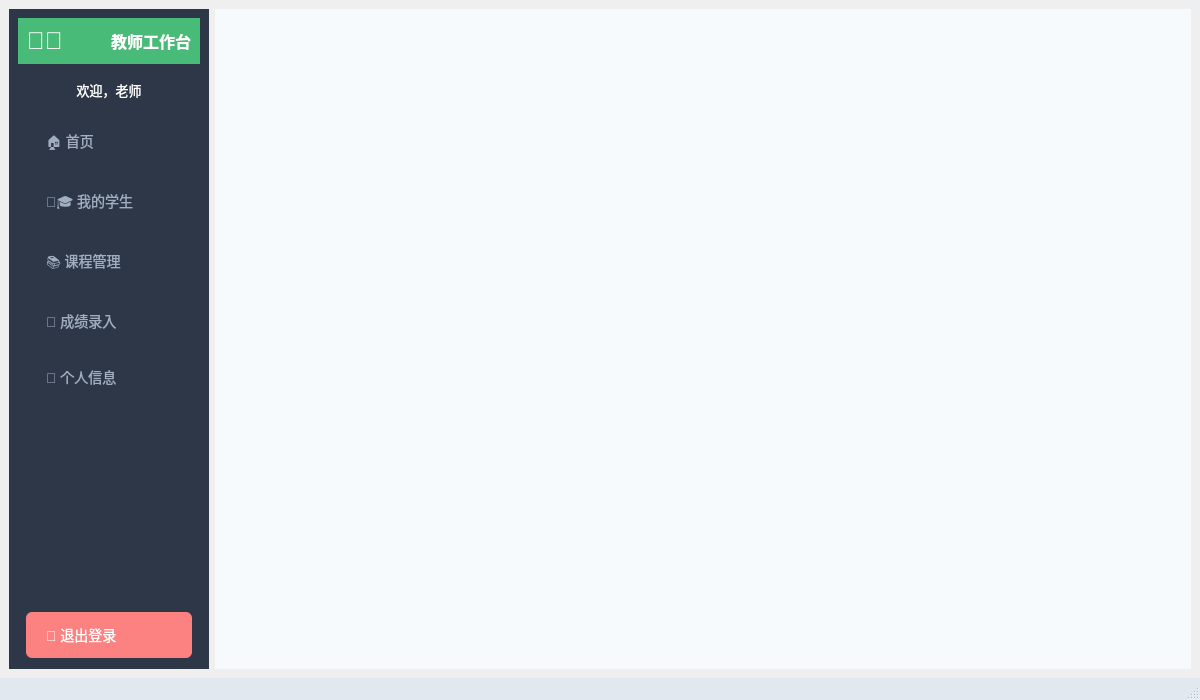
<?xml version="1.0" encoding="UTF-8"?>
<ui version="4.0">
 <class>TeacherMainWindow</class>
 <widget class="QMainWindow" name="TeacherMainWindow">
  <property name="geometry">
   <rect>
    <x>0</x>
    <y>0</y>
    <width>1200</width>
    <height>700</height>
   </rect>
  </property>
  <property name="windowTitle">
   <string>学生管理系统 - 教师端</string>
  </property>
  <widget class="QWidget" name="centralwidget">
   <layout class="QHBoxLayout" name="horizontalLayout">
    <item>
     <widget class="QFrame" name="sidebarFrame">
      <property name="minimumSize">
       <size>
        <width>200</width>
        <height>0</height>
       </size>
      </property>
      <property name="maximumSize">
       <size>
        <width>200</width>
        <height>16777215</height>
       </size>
      </property>
      <property name="styleSheet">
       <string notr="true">QFrame {
    background: #2d3748;
    border-radius: 0;
}
QLabel {
    color: #a0aec0;
    font-size: 14px;
}
QPushButton {
    background: transparent;
    color: #a0aec0;
    border: none;
    text-align: left;
    padding: 12px 20px;
    font-size: 14px;
    border-radius: 6px;
    margin: 2px 8px;
}
QPushButton:hover {
    background: #4a5568;
    color: white;
}
QPushButton:checked {
    background: #48bb78;
    color: white;
}
</string>
      </property>
      <layout class="QVBoxLayout" name="verticalLayout">
       <item>
        <widget class="QFrame" name="logoFrame">
         <property name="styleSheet">
          <string notr="true">QFrame {
    background: #48bb78;
}
QLabel {
    color: white;
}</string>
         </property>
         <layout class="QHBoxLayout" name="horizontalLayout_3">
          <item>
           <widget class="QLabel" name="logoLabel">
            <property name="styleSheet">
             <string notr="true">font-size: 24px;</string>
            </property>
            <property name="text">
             <string>👨‍🏫</string>
            </property>
           </widget>
          </item>
          <item>
           <widget class="QLabel" name="titleLabel">
            <property name="styleSheet">
             <string notr="true">font-size: 16px; font-weight: bold;</string>
            </property>
            <property name="text">
             <string>教师工作台</string>
            </property>
           </widget>
          </item>
         </layout>
        </widget>
       </item>
       <item>
        <widget class="QLabel" name="welcomeLabel">
         <property name="styleSheet">
          <string notr="true">color: white; font-size: 13px; padding: 10px;</string>
         </property>
         <property name="text">
          <string>欢迎，老师</string>
         </property>
         <property name="alignment">
          <set>Qt::AlignmentFlag::AlignCenter</set>
         </property>
        </widget>
       </item>
       <item>
        <widget class="QPushButton" name="homeBtn">
         <property name="text">
          <string>🏠 首页</string>
         </property>
         <property name="checkable">
          <bool>true</bool>
         </property>
        </widget>
       </item>
       <item>
        <widget class="QPushButton" name="myStudentsBtn">
         <property name="text">
          <string>👨‍🎓 我的学生</string>
         </property>
         <property name="checkable">
          <bool>true</bool>
         </property>
        </widget>
       </item>
       <item>
        <widget class="QPushButton" name="courseBtn">
         <property name="text">
          <string>📚 课程管理</string>
         </property>
         <property name="checkable">
          <bool>true</bool>
         </property>
        </widget>
       </item>
       <item>
        <widget class="QPushButton" name="gradeBtn">
         <property name="text">
          <string>📝 成绩录入</string>
         </property>
         <property name="checkable">
          <bool>true</bool>
         </property>
        </widget>
       </item>
       <item>
        <widget class="QPushButton" name="infoBtn">
         <property name="text">
          <string>👤 个人信息</string>
         </property>
         <property name="checkable">
          <bool>true</bool>
         </property>
        </widget>
       </item>
       <item>
        <spacer name="verticalSpacer">
         <property name="orientation">
          <enum>Qt::Orientation::Vertical</enum>
         </property>
         <property name="sizeHint" stdset="0">
          <size>
           <width>20</width>
           <height>40</height>
          </size>
         </property>
        </spacer>
       </item>
       <item>
        <widget class="QPushButton" name="logoutBtn">
         <property name="styleSheet">
          <string notr="true">background: #fc8181; color: white;</string>
         </property>
         <property name="text">
          <string>🚪 退出登录</string>
         </property>
        </widget>
       </item>
      </layout>
     </widget>
    </item>
    <item>
     <widget class="QStackedWidget" name="contentStack">
      <property name="styleSheet">
       <string notr="true">QStackedWidget {
    background: #f7fafc;
}</string>
      </property>
     </widget>
    </item>
   </layout>
  </widget>
  <widget class="QStatusBar" name="statusbar">
   <property name="styleSheet">
    <string notr="true">QStatusBar {
    background: #e2e8f0;
    color: #4a5568;
}</string>
   </property>
  </widget>
 </widget>
 <resources/>
 <connections/>
</ui>
